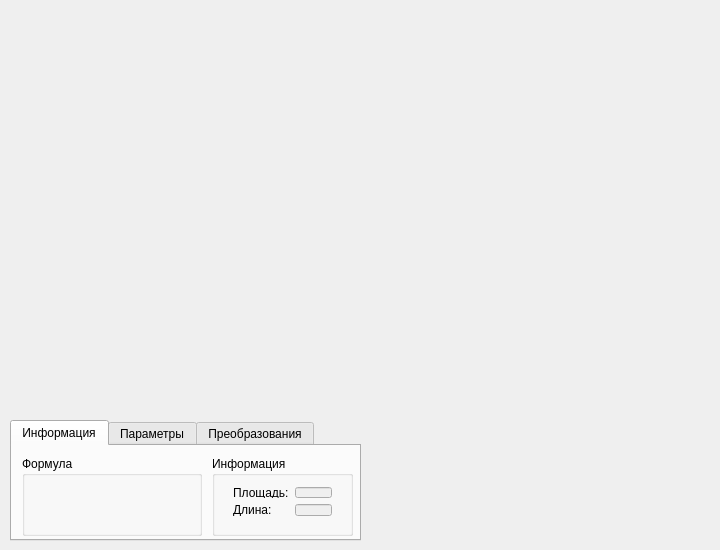
<?xml version="1.0" encoding="UTF-8"?>
<ui version="4.0">
 <class>MainWindow</class>
 <widget class="QMainWindow" name="MainWindow">
  <property name="geometry">
   <rect>
    <x>0</x>
    <y>0</y>
    <width>720</width>
    <height>550</height>
   </rect>
  </property>
  <property name="minimumSize">
   <size>
    <width>720</width>
    <height>550</height>
   </size>
  </property>
  <property name="windowTitle">
   <string>Декартов лист</string>
  </property>
  <widget class="QWidget" name="centralWidget">
   <widget class="GLWidget" name="glWidget" native="true">
    <property name="geometry">
     <rect>
      <x>10</x>
      <y>10</y>
      <width>700</width>
      <height>400</height>
     </rect>
    </property>
   </widget>
   <widget class="QTabWidget" name="tabWidget">
    <property name="geometry">
     <rect>
      <x>10</x>
      <y>420</y>
      <width>351</width>
      <height>121</height>
     </rect>
    </property>
    <property name="currentIndex">
     <number>0</number>
    </property>
    <widget class="QWidget" name="InfoTab">
     <attribute name="title">
      <string>Информация</string>
     </attribute>
     <widget class="QLabel" name="EqLabel">
      <property name="geometry">
       <rect>
        <x>20</x>
        <y>30</y>
        <width>161</width>
        <height>51</height>
       </rect>
      </property>
      <property name="text">
       <string/>
      </property>
      <property name="pixmap">
       <pixmap>equation.png</pixmap>
      </property>
     </widget>
     <widget class="QGroupBox" name="groupBox_2">
      <property name="geometry">
       <rect>
        <x>200</x>
        <y>10</y>
        <width>141</width>
        <height>80</height>
       </rect>
      </property>
      <property name="title">
       <string>Информация</string>
      </property>
      <widget class="QWidget" name="formLayoutWidget">
       <property name="geometry">
        <rect>
         <x>10</x>
         <y>20</y>
         <width>121</width>
         <height>51</height>
        </rect>
       </property>
       <layout class="QFormLayout" name="formLayout_1">
        <item row="0" column="0">
         <widget class="QLabel" name="SquareLabel">
          <property name="text">
           <string>Площадь:</string>
          </property>
         </widget>
        </item>
        <item row="0" column="1">
         <widget class="QLineEdit" name="Square">
          <property name="enabled">
           <bool>false</bool>
          </property>
         </widget>
        </item>
        <item row="1" column="0">
         <widget class="QLabel" name="LengthLabel">
          <property name="text">
           <string>Длина:</string>
          </property>
         </widget>
        </item>
        <item row="1" column="1">
         <widget class="QLineEdit" name="Length">
          <property name="enabled">
           <bool>false</bool>
          </property>
         </widget>
        </item>
       </layout>
      </widget>
     </widget>
     <widget class="QGroupBox" name="groupBox_1">
      <property name="geometry">
       <rect>
        <x>10</x>
        <y>10</y>
        <width>180</width>
        <height>80</height>
       </rect>
      </property>
      <property name="title">
       <string>Формула</string>
      </property>
     </widget>
    </widget>
    <widget class="QWidget" name="ParamTab">
     <attribute name="title">
      <string>Параметры</string>
     </attribute>
     <widget class="QGroupBox" name="groupBox_5">
      <property name="geometry">
       <rect>
        <x>240</x>
        <y>10</y>
        <width>101</width>
        <height>80</height>
       </rect>
      </property>
      <property name="title">
       <string>Параметры</string>
      </property>
      <widget class="QWidget" name="formLayoutWidget_3">
       <property name="geometry">
        <rect>
         <x>13</x>
         <y>30</y>
         <width>71</width>
         <height>22</height>
        </rect>
       </property>
       <layout class="QFormLayout" name="formLayout_4">
        <property name="fieldGrowthPolicy">
         <enum>QFormLayout::AllNonFixedFieldsGrow</enum>
        </property>
        <item row="0" column="0">
         <widget class="QLabel" name="AParamLabel">
          <property name="text">
           <string>a:</string>
          </property>
         </widget>
        </item>
        <item row="0" column="1">
         <widget class="QDoubleSpinBox" name="AParamEdit">
          <property name="minimum">
           <double>-9.000000000000000</double>
          </property>
          <property name="maximum">
           <double>9.000000000000000</double>
          </property>
          <property name="singleStep">
           <double>0.100000000000000</double>
          </property>
          <property name="value">
           <double>1.000000000000000</double>
          </property>
         </widget>
        </item>
       </layout>
      </widget>
     </widget>
     <widget class="QGroupBox" name="groupBox_3">
      <property name="geometry">
       <rect>
        <x>10</x>
        <y>10</y>
        <width>221</width>
        <height>80</height>
       </rect>
      </property>
      <property name="title">
       <string>Доп. построения</string>
      </property>
      <widget class="QWidget" name="formLayoutWidget_2">
       <property name="geometry">
        <rect>
         <x>10</x>
         <y>20</y>
         <width>202</width>
         <height>60</height>
        </rect>
       </property>
       <layout class="QFormLayout" name="formLayout_2">
        <property name="fieldGrowthPolicy">
         <enum>QFormLayout::AllNonFixedFieldsGrow</enum>
        </property>
        <property name="horizontalSpacing">
         <number>0</number>
        </property>
        <property name="verticalSpacing">
         <number>0</number>
        </property>
        <item row="0" column="0">
         <widget class="QCheckBox" name="DrawTangentLine">
          <property name="text">
           <string>касательная и нормаль</string>
          </property>
         </widget>
        </item>
        <item row="1" column="0">
         <widget class="QLabel" name="label">
          <property name="text">
           <string>Точка касания:</string>
          </property>
         </widget>
        </item>
        <item row="2" column="0">
         <widget class="QCheckBox" name="DrawFlower">
          <property name="text">
           <string>цветок</string>
          </property>
         </widget>
        </item>
        <item row="1" column="1">
         <widget class="QSpinBox" name="spinBox">
          <property name="enabled">
           <bool>false</bool>
          </property>
          <property name="minimum">
           <number>-80</number>
          </property>
          <property name="maximum">
           <number>220</number>
          </property>
         </widget>
        </item>
       </layout>
      </widget>
     </widget>
    </widget>
    <widget class="QWidget" name="TransoformationTab">
     <attribute name="title">
      <string>Преобразования</string>
     </attribute>
     <widget class="QGroupBox" name="groupBox_6">
      <property name="geometry">
       <rect>
        <x>10</x>
        <y>10</y>
        <width>131</width>
        <height>80</height>
       </rect>
      </property>
      <property name="title">
       <string>Коорд. узловой точки</string>
      </property>
      <widget class="QWidget" name="formLayoutWidget_5">
       <property name="geometry">
        <rect>
         <x>10</x>
         <y>20</y>
         <width>111</width>
         <height>51</height>
        </rect>
       </property>
       <layout class="QFormLayout" name="formLayout_5">
        <item row="0" column="0">
         <widget class="QLabel" name="XLabel_2">
          <property name="text">
           <string>X</string>
          </property>
         </widget>
        </item>
        <item row="1" column="0">
         <widget class="QLabel" name="YLabel_2">
          <property name="text">
           <string>Y</string>
          </property>
         </widget>
        </item>
        <item row="0" column="1">
         <widget class="QSpinBox" name="XEdit_2">
          <property name="minimum">
           <number>-18</number>
          </property>
          <property name="maximum">
           <number>18</number>
          </property>
         </widget>
        </item>
        <item row="1" column="1">
         <widget class="QSpinBox" name="YEdit_2">
          <property name="minimum">
           <number>-9</number>
          </property>
          <property name="maximum">
           <number>9</number>
          </property>
         </widget>
        </item>
       </layout>
      </widget>
     </widget>
     <widget class="QGroupBox" name="groupBox_7">
      <property name="geometry">
       <rect>
        <x>150</x>
        <y>10</y>
        <width>120</width>
        <height>80</height>
       </rect>
      </property>
      <property name="title">
       <string>Поворот</string>
      </property>
      <widget class="QWidget" name="formLayoutWidget_6">
       <property name="geometry">
        <rect>
         <x>10</x>
         <y>30</y>
         <width>101</width>
         <height>22</height>
        </rect>
       </property>
       <layout class="QFormLayout" name="formLayout_6">
        <item row="0" column="0">
         <widget class="QLabel" name="label_2">
          <property name="text">
           <string>Угол</string>
          </property>
         </widget>
        </item>
        <item row="0" column="1">
         <widget class="QSpinBox" name="AngleEdit">
          <property name="minimum">
           <number>-360</number>
          </property>
          <property name="maximum">
           <number>360</number>
          </property>
         </widget>
        </item>
       </layout>
      </widget>
     </widget>
    </widget>
   </widget>
  </widget>
 </widget>
 <layoutdefault spacing="6" margin="11"/>
 <customwidgets>
  <customwidget>
   <class>GLWidget</class>
   <extends>QWidget</extends>
   <header>glwidget.h</header>
   <container>1</container>
   <slots>
    <slot>TranslateX(int)</slot>
    <slot>TranslateY(int)</slot>
    <slot>Rotate(int)</slot>
    <slot>showFlower(bool)</slot>
   </slots>
  </customwidget>
 </customwidgets>
 <resources/>
 <connections>
  <connection>
   <sender>XEdit_2</sender>
   <signal>valueChanged(int)</signal>
   <receiver>glWidget</receiver>
   <slot>TranslateX(int)</slot>
   <hints>
    <hint type="sourcelabel">
     <x>93</x>
     <y>482</y>
    </hint>
    <hint type="destinationlabel">
     <x>359</x>
     <y>209</y>
    </hint>
   </hints>
  </connection>
  <connection>
   <sender>YEdit_2</sender>
   <signal>valueChanged(int)</signal>
   <receiver>glWidget</receiver>
   <slot>TranslateY(int)</slot>
   <hints>
    <hint type="sourcelabel">
     <x>93</x>
     <y>508</y>
    </hint>
    <hint type="destinationlabel">
     <x>359</x>
     <y>209</y>
    </hint>
   </hints>
  </connection>
  <connection>
   <sender>AngleEdit</sender>
   <signal>valueChanged(int)</signal>
   <receiver>glWidget</receiver>
   <slot>Rotate(int)</slot>
   <hints>
    <hint type="sourcelabel">
     <x>237</x>
     <y>492</y>
    </hint>
    <hint type="destinationlabel">
     <x>359</x>
     <y>209</y>
    </hint>
   </hints>
  </connection>
  <connection>
   <sender>DrawFlower</sender>
   <signal>toggled(bool)</signal>
   <receiver>glWidget</receiver>
   <slot>showFlower(bool)</slot>
   <hints>
    <hint type="sourcelabel">
     <x>85</x>
     <y>519</y>
    </hint>
    <hint type="destinationlabel">
     <x>359</x>
     <y>209</y>
    </hint>
   </hints>
  </connection>
  <connection>
   <sender>DrawFlower</sender>
   <signal>toggled(bool)</signal>
   <receiver>DrawTangentLine</receiver>
   <slot>setDisabled(bool)</slot>
   <hints>
    <hint type="sourcelabel">
     <x>85</x>
     <y>519</y>
    </hint>
    <hint type="destinationlabel">
     <x>85</x>
     <y>481</y>
    </hint>
   </hints>
  </connection>
  <connection>
   <sender>DrawTangentLine</sender>
   <signal>toggled(bool)</signal>
   <receiver>spinBox</receiver>
   <slot>setEnabled(bool)</slot>
   <hints>
    <hint type="sourcelabel">
     <x>85</x>
     <y>481</y>
    </hint>
    <hint type="destinationlabel">
     <x>254</x>
     <y>492</y>
    </hint>
   </hints>
  </connection>
  <connection>
   <sender>DrawFlower</sender>
   <signal>toggled(bool)</signal>
   <receiver>DrawTangentLine</receiver>
   <slot>toggle()</slot>
   <hints>
    <hint type="sourcelabel">
     <x>85</x>
     <y>519</y>
    </hint>
    <hint type="destinationlabel">
     <x>85</x>
     <y>481</y>
    </hint>
   </hints>
  </connection>
 </connections>
</ui>
